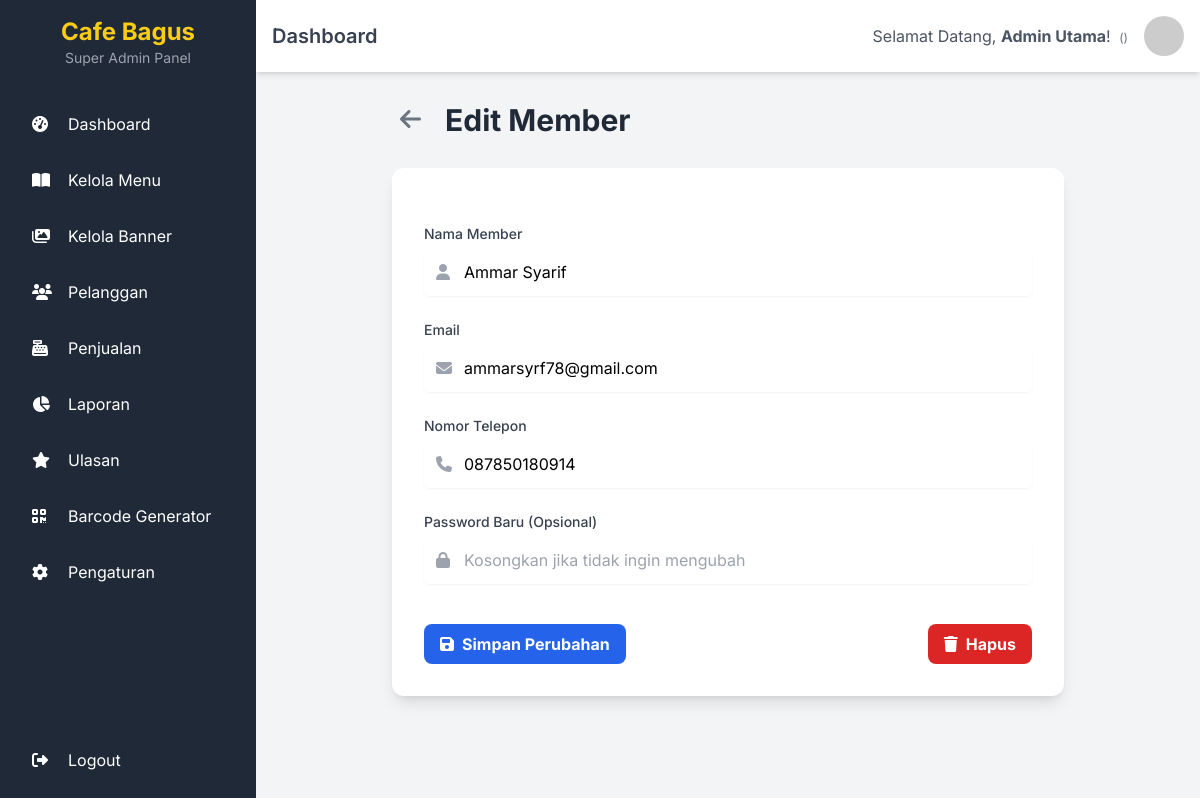
/admin/pelanggan/edit_pelanggan.php?id=1 (signed in), run on the app's committed database.
### tables this page shows
CREATE TABLE `settings` (
  `id` int(10) UNSIGNED NOT NULL,
  `setting_name` varchar(191) NOT NULL,
  `setting_value` text DEFAULT NULL,
  `created_at` timestamp NOT NULL DEFAULT current_timestamp()
);

CREATE TABLE `members` (
  `id` int(10) UNSIGNED NOT NULL,
  `name` varchar(255) NOT NULL,
  `email` varchar(255) NOT NULL,
  `password` varchar(255) NOT NULL,
  `phone` varchar(30) DEFAULT NULL,
  `phone_number` varchar(30) DEFAULT NULL,
  `profile_image_url` varchar(255) DEFAULT NULL,
  `created_at` timestamp NOT NULL DEFAULT current_timestamp()
);

### admin/pelanggan/edit_pelanggan.php (the view, shortened to what this page needs)
<?php
require_once '../../app/config/db_connect.php';
$user_id = $_GET['id'] ?? null;
$sql_get = "SELECT id, name, email, phone_number FROM members WHERE id = ?";
if ($stmt_get = $conn->prepare($sql_get)) {
    $stmt_get->bind_param("i", $user_id);
    $stmt_get->execute();
    $result = $stmt_get->get_result();
    if ($result->num_rows === 1) {
        $user = $result->fetch_assoc();
    } else {
        $error_message = "Member tidak ditemukan.";
    }
}
require_once '../includes/header.php';
?>
<div class="container mx-auto">
    <div class="max-w-2xl mx-auto">
        <div class="flex items-center mb-6">
            <a href="pelanggan.php" title="Kembali" class="text-gray-500 hover:text-blue-600 transition duration-300 text-2xl p-2 rounded-full hover:bg-gray-100 mr-4">
                <i class="fas fa-arrow-left"></i>
            </a>
            <h1 class="text-3xl font-bold text-gray-800">Edit Member</h1>
        </div>
        <?php if ($user): ?>
            <div class="bg-white rounded-xl shadow-lg p-8">
                <form action="edit_pelanggan.php?id=<?= $user['id'] ?>" method="POST" class="space-y-6">
                    <div>
                        <label for="username" class="block text-sm font-medium text-gray-700 mb-1">Nama Member</label>
                        <div class="relative rounded-md shadow-sm">
                            <div class="pointer-events-none absolute inset-y-0 left-0 flex items-center pl-3">
                            </div>
                            <input type="text" name="username" id="username" class="block w-full rounded-md border-gray-300 pl-10 p-3" value="<?= htmlspecialchars($user['name']) ?>" required>
                        </div>
                    </div>
                    <div>
                        <label for="email" class="block text-sm font-medium text-gray-700 mb-1">Email</label>
                        <div class="relative rounded-md shadow-sm">
                            <div class="pointer-events-none absolute inset-y-0 left-0 flex items-center pl-3">
                            </div>
                            <input type="email" name="email" id="email" class="block w-full rounded-md border-gray-300 pl-10 p-3" value="<?= htmlspecialchars($user['email']) ?>" required>
                        </div>
                    </div>
                    <div>
                        <label for="phone_number" class="block text-sm font-medium text-gray-700 mb-1">Nomor Telepon</label>
                        <div class="relative rounded-md shadow-sm">
                            <div class="pointer-events-none absolute inset-y-0 left-0 flex items-center pl-3">
                            </div>
                            <input type="text" name="phone_number" id="phone_number" class="block w-full rounded-md border-gray-300 pl-10 p-3" value="<?= htmlspecialchars($user['phone_number'] ?? '') ?>">
                        </div>
                    </div>
                    <div>
                        <label for="password" class="block text-sm font-medium text-gray-700 mb-1">Password Baru (Opsional)</label>
                        <div class="relative rounded-md shadow-sm">
                            <div class="pointer-events-none absolute inset-y-0 left-0 flex items-center pl-3">
                            </div>
                            <input type="password" name="password" id="password" class="block w-full rounded-md border-gray-300 pl-10 p-3" placeholder="Kosongkan jika tidak ingin mengubah">
                        </div>
                    </div>
                    <div class="pt-4 flex justify-between items-center">
                        <button type="submit" class="bg-blue-600 hover:bg-blue-700 text-white font-bold py-2 px-4 rounded-lg flex items-center">
                            <i class="fas fa-save mr-2"></i> Simpan Perubahan
                        </button>
                        <a href="hapus_pelanggan.php?id=<?= $user['id'] ?>" onclick="return confirm('Apakah Anda yakin ingin menghapus member ini? Tindakan ini tidak dapat dibatalkan.')" class="bg-red-600 hover:bg-red-700 text-white font-bold py-2 px-4 rounded-lg flex items-center">
                            <i class="fas fa-trash mr-2"></i> Hapus
                        </a>
                    </div>
                </form>
            </div>
        <?php endif; ?>
    </div>
</div>
<?php
require_once '../includes/footer.php';
?>

### admin/includes/header.php (shortened to what this page needs)
<?php
require_once __DIR__ . '/../../app/config/config.php';
$nama_toko = 'Toko Kopi Anda';
try {
    $stmt = $pdo->prepare("SELECT setting_value FROM settings WHERE setting_name = 'cafe_name'");
    $stmt->execute();
    $pengaturan = $stmt->fetch(PDO::FETCH_ASSOC);
    if ($pengaturan && !empty($pengaturan['setting_value'])) {
        $nama_toko = $pengaturan['setting_value'];
    }
} catch (PDOException $e) {
}
$user_name = 'Admin';
try {
    if (isset($_SESSION['user']) && is_array($_SESSION['user'])) {
        if (!empty($_SESSION['user']['name'])) {
            $user_name = $_SESSION['user']['name'];
        }
    }
} catch (PDOException $e) {
    error_log("Error fetching user name: " . $e->getMessage());
}
?>
<!DOCTYPE html>
<html lang="id">
<head>
    <script src="https://cdn.tailwindcss.com"></script>
    <link rel="stylesheet" href="https://cdnjs.cloudflare.com/ajax/libs/font-awesome/6.5.1/css/all.min.css">
</head>
<body class="bg-gray-100 h-screen overflow-hidden relative">
    <div class="flex h-full">
        <aside id="sidebar" class="w-64 bg-gray-800 text-white p-4 flex-col fixed inset-y-0 left-0 transform -translate-x-full md:relative md:translate-x-0 transition-transform duration-300 ease-in-out z-30 flex">
            <div class="mb-8 text-center">
                <h1 class="text-2xl font-bold text-yellow-400"><?= htmlspecialchars($nama_toko) ?></h1>
                <p class="text-sm text-gray-400">Super Admin Panel</p>
            </div>
            <nav class="flex-grow">
                <a href="<?= BASE_URL ?>admin/index.php" class="sidebar-link flex items-center py-3 px-4 rounded-lg transition duration-200 hover:bg-gray-700">
                    <i class="fas fa-tachometer-alt w-6 mr-3"></i> Dashboard
                </a>
                <a href="<?= BASE_URL ?>admin/menu/kelolamenu.php" class="sidebar-link flex items-center py-3 px-4 rounded-lg transition duration-200 hover:bg-gray-700 mt-2">
                    <i class="fas fa-book-open w-6 mr-3"></i> Kelola Menu
                </a>
                <a href="<?= BASE_URL ?>admin/banner/kelola_banner.php" class="sidebar-link flex items-center py-3 px-4 rounded-lg transition duration-200 hover:bg-gray-700 mt-2">
                    <i class="fas fa-images w-6 mr-3"></i> Kelola Banner
                </a>
                <a href="<?= BASE_URL ?>admin/pelanggan/pelanggan.php" class="sidebar-link flex items-center py-3 px-4 rounded-lg transition duration-200 hover:bg-gray-700 mt-2">
                    <i class="fas fa-users w-6 mr-3"></i> Pelanggan
                </a>
                <a href="<?= BASE_URL ?>admin/penjualan/penjualan.php" class="sidebar-link flex items-center py-3 px-4 rounded-lg transition duration-200 hover:bg-gray-700 mt-2">
                    <i class="fas fa-cash-register w-6 mr-3"></i> Penjualan
                </a>
                <a href="<?= BASE_URL ?>admin/laporan.php" class="sidebar-link flex items-center py-3 px-4 rounded-lg transition duration-200 hover:bg-gray-700 mt-2">
                    <i class="fas fa-chart-pie w-6 mr-3"></i> Laporan
                </a>
                <a href="<?= BASE_URL ?>admin/ulasan.php" class="sidebar-link flex items-center py-3 px-4 rounded-lg transition duration-200 hover:bg-gray-700 mt-2">
                    <i class="fas fa-star w-6 mr-3"></i> Ulasan
                </a>
                <a href="<?= BASE_URL ?>admin/barcode_generator.php" class="sidebar-link flex items-center py-3 px-4 rounded-lg transition duration-200 hover:bg-gray-700 mt-2">
                    <i class="fas fa-qrcode w-6 mr-3"></i> Barcode Generator
                </a>
                <a href="<?= BASE_URL ?>admin/pengaturan.php" class="sidebar-link flex items-center py-3 px-4 rounded-lg transition duration-200 hover:bg-gray-700 mt-2">
                    <i class="fas fa-cog w-6 mr-3"></i> Pengaturan
                </a>
            </nav>
            <div class="mt-auto">
                <a href="<?= BASE_URL ?>auth/admin_logout.php" class="sidebar-link flex items-center py-3 px-4 rounded-lg transition duration-200 hover:bg-red-700 mt-2">
                    <i class="fas fa-sign-out-alt w-6 mr-3"></i> Logout
                </a>
            </div>
        </aside>
        <div class="flex-1 flex flex-col overflow-hidden">
            <header class="bg-white shadow-md p-4 flex justify-between items-center sticky top-0 z-10">
                <div class="flex items-center">
                    <h2 class="text-xl font-semibold text-gray-700" id="page-title">Dashboard</h2>
                </div>
                <div class="flex items-center">
                    <span class="text-gray-600 mr-4 hidden sm:block">
                        Selamat Datang, <strong><?= htmlspecialchars($user_name) ?></strong>!
                        <span class="text-xs text-gray-500 ml-1">(<?= ucfirst($_SESSION['admin_role'] ?? '') ?>)</span>
                    </span>
                    <img src="https://placehold.co/40x40/5958A1/FFFFFF?text=A" alt="Admin" class="rounded-full">
                </div>
            </header>
            <main class="p-6 flex-1 overflow-y-auto">

### admin/includes/header.php (style rules this page uses)
body { font-family: 'Inter', sans-serif; }

### data on the page
settings: setting_value "Cafe Bagus"
members: username "Ammar Syarif", email "ammarsyrf78@gmail.com", phone_number "087850180914"

### other printed values
$user_name "Admin Utama"
